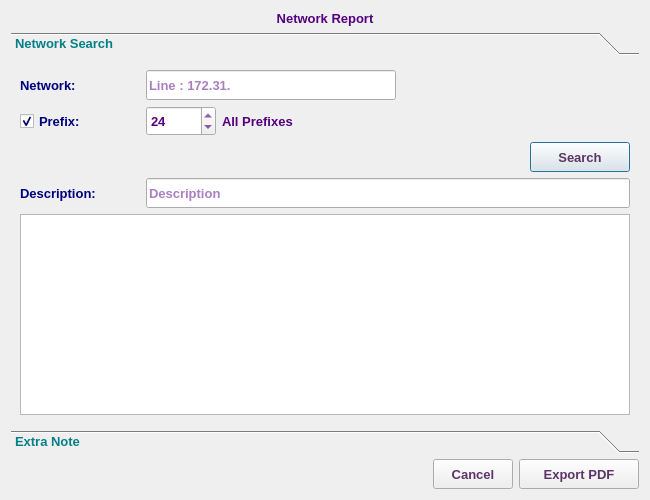
<?xml version="1.0" encoding="UTF-8"?>
<ui version="4.0">
 <class>ReportNetworkV4Dialog</class>
 <widget class="QDialog" name="ReportNetworkV4Dialog">
  <property name="geometry">
   <rect>
    <x>0</x>
    <y>0</y>
    <width>650</width>
    <height>500</height>
   </rect>
  </property>
  <property name="minimumSize">
   <size>
    <width>650</width>
    <height>500</height>
   </size>
  </property>
  <property name="maximumSize">
   <size>
    <width>16777215</width>
    <height>16777215</height>
   </size>
  </property>
  <property name="font">
   <font>
    <family>Tahoma</family>
    <pointsize>10</pointsize>
   </font>
  </property>
  <property name="windowTitle">
   <string>Report Networks Plan</string>
  </property>
  <property name="windowIcon">
   <iconset resource="../../../../../image.qrc">
    <normaloff>:/Image/report.png</normaloff>:/Image/report.png</iconset>
  </property>
  <layout class="QVBoxLayout" name="verticalLayout_2">
   <item>
    <widget class="QLabel" name="label_5">
     <property name="font">
      <font>
       <family>Tahoma</family>
       <pointsize>10</pointsize>
       <weight>75</weight>
       <bold>true</bold>
      </font>
     </property>
     <property name="styleSheet">
      <string notr="true">color: rgb(85, 0, 127);</string>
     </property>
     <property name="text">
      <string>Network Report</string>
     </property>
     <property name="alignment">
      <set>Qt::AlignCenter</set>
     </property>
    </widget>
   </item>
   <item>
    <widget class="QToolBox" name="toolBox">
     <property name="font">
      <font>
       <weight>75</weight>
       <bold>true</bold>
      </font>
     </property>
     <property name="styleSheet">
      <string notr="true">color: rgb(4, 127, 135);</string>
     </property>
     <property name="currentIndex">
      <number>0</number>
     </property>
     <widget class="QWidget" name="page">
      <property name="geometry">
       <rect>
        <x>0</x>
        <y>0</y>
        <width>632</width>
        <height>360</height>
       </rect>
      </property>
      <attribute name="label">
       <string>Network Search</string>
      </attribute>
      <layout class="QVBoxLayout" name="verticalLayout_3">
       <item>
        <layout class="QHBoxLayout" name="horizontalLayout_6">
         <item>
          <layout class="QVBoxLayout" name="verticalLayout">
           <item>
            <layout class="QHBoxLayout" name="horizontalLayout">
             <item>
              <widget class="QLabel" name="label">
               <property name="minimumSize">
                <size>
                 <width>120</width>
                 <height>30</height>
                </size>
               </property>
               <property name="maximumSize">
                <size>
                 <width>120</width>
                 <height>30</height>
                </size>
               </property>
               <property name="font">
                <font>
                 <family>Tahoma</family>
                 <pointsize>10</pointsize>
                 <weight>75</weight>
                 <bold>true</bold>
                </font>
               </property>
               <property name="styleSheet">
                <string notr="true">color: rgb(0, 0, 127);</string>
               </property>
               <property name="text">
                <string>Network:</string>
               </property>
              </widget>
             </item>
             <item>
              <widget class="QLineEdit" name="netLE">
               <property name="sizePolicy">
                <sizepolicy hsizetype="Expanding" vsizetype="Preferred">
                 <horstretch>0</horstretch>
                 <verstretch>0</verstretch>
                </sizepolicy>
               </property>
               <property name="minimumSize">
                <size>
                 <width>250</width>
                 <height>30</height>
                </size>
               </property>
               <property name="maximumSize">
                <size>
                 <width>300</width>
                 <height>30</height>
                </size>
               </property>
               <property name="font">
                <font>
                 <family>Tahoma</family>
                 <pointsize>10</pointsize>
                 <weight>75</weight>
                 <bold>true</bold>
                </font>
               </property>
               <property name="styleSheet">
                <string notr="true">color: rgb(85, 0, 127);</string>
               </property>
               <property name="placeholderText">
                <string>Line : 172.31.</string>
               </property>
              </widget>
             </item>
             <item>
              <spacer name="horizontalSpacer">
               <property name="orientation">
                <enum>Qt::Horizontal</enum>
               </property>
               <property name="sizeHint" stdset="0">
                <size>
                 <width>40</width>
                 <height>20</height>
                </size>
               </property>
              </spacer>
             </item>
            </layout>
           </item>
           <item>
            <layout class="QHBoxLayout" name="horizontalLayout_2">
             <item>
              <widget class="QCheckBox" name="prefixChB">
               <property name="minimumSize">
                <size>
                 <width>120</width>
                 <height>30</height>
                </size>
               </property>
               <property name="maximumSize">
                <size>
                 <width>120</width>
                 <height>30</height>
                </size>
               </property>
               <property name="font">
                <font>
                 <family>Tahoma</family>
                 <pointsize>10</pointsize>
                 <weight>75</weight>
                 <bold>true</bold>
                </font>
               </property>
               <property name="styleSheet">
                <string notr="true">color: rgb(0, 0, 127);</string>
               </property>
               <property name="text">
                <string>Prefix:</string>
               </property>
               <property name="checked">
                <bool>true</bool>
               </property>
              </widget>
             </item>
             <item>
              <widget class="QSpinBox" name="prefixSB">
               <property name="minimumSize">
                <size>
                 <width>70</width>
                 <height>30</height>
                </size>
               </property>
               <property name="maximumSize">
                <size>
                 <width>70</width>
                 <height>30</height>
                </size>
               </property>
               <property name="font">
                <font>
                 <family>Tahoma</family>
                 <pointsize>10</pointsize>
                 <weight>75</weight>
                 <bold>true</bold>
                </font>
               </property>
               <property name="styleSheet">
                <string notr="true">color: rgb(85, 0, 127);</string>
               </property>
               <property name="minimum">
                <number>4</number>
               </property>
               <property name="maximum">
                <number>32</number>
               </property>
               <property name="value">
                <number>24</number>
               </property>
              </widget>
             </item>
             <item>
              <widget class="QLabel" name="prefixLbl">
               <property name="minimumSize">
                <size>
                 <width>120</width>
                 <height>30</height>
                </size>
               </property>
               <property name="maximumSize">
                <size>
                 <width>120</width>
                 <height>30</height>
                </size>
               </property>
               <property name="font">
                <font>
                 <family>Tahoma</family>
                 <pointsize>10</pointsize>
                 <weight>75</weight>
                 <bold>true</bold>
                </font>
               </property>
               <property name="styleSheet">
                <string notr="true">color: rgb(85, 0, 127);</string>
               </property>
               <property name="text">
                <string>All Prefixes</string>
               </property>
              </widget>
             </item>
             <item>
              <spacer name="horizontalSpacer_2">
               <property name="font">
                <font>
                 <family>Tahoma</family>
                 <pointsize>10</pointsize>
                </font>
               </property>
               <property name="orientation">
                <enum>Qt::Horizontal</enum>
               </property>
               <property name="sizeHint" stdset="0">
                <size>
                 <width>40</width>
                 <height>20</height>
                </size>
               </property>
              </spacer>
             </item>
            </layout>
           </item>
          </layout>
         </item>
         <item>
          <widget class="QLabel" name="label_6">
           <property name="minimumSize">
            <size>
             <width>64</width>
             <height>64</height>
            </size>
           </property>
           <property name="maximumSize">
            <size>
             <width>64</width>
             <height>64</height>
            </size>
           </property>
           <property name="font">
            <font>
             <family>Tahoma</family>
             <pointsize>10</pointsize>
            </font>
           </property>
           <property name="text">
            <string/>
           </property>
           <property name="pixmap">
            <pixmap resource="../../../../../image.qrc">:/Image/network.png</pixmap>
           </property>
           <property name="scaledContents">
            <bool>true</bool>
           </property>
          </widget>
         </item>
        </layout>
       </item>
       <item>
        <layout class="QHBoxLayout" name="horizontalLayout_7">
         <item>
          <spacer name="horizontalSpacer_6">
           <property name="font">
            <font>
             <family>Tahoma</family>
             <pointsize>10</pointsize>
            </font>
           </property>
           <property name="orientation">
            <enum>Qt::Horizontal</enum>
           </property>
           <property name="sizeHint" stdset="0">
            <size>
             <width>40</width>
             <height>20</height>
            </size>
           </property>
          </spacer>
         </item>
         <item>
          <widget class="QPushButton" name="searchBtn">
           <property name="minimumSize">
            <size>
             <width>100</width>
             <height>30</height>
            </size>
           </property>
           <property name="maximumSize">
            <size>
             <width>120</width>
             <height>30</height>
            </size>
           </property>
           <property name="font">
            <font>
             <family>Tahoma</family>
             <pointsize>10</pointsize>
             <weight>75</weight>
             <bold>true</bold>
            </font>
           </property>
           <property name="styleSheet">
            <string notr="true">color: rgb(92, 53, 102);</string>
           </property>
           <property name="text">
            <string>Search</string>
           </property>
           <property name="icon">
            <iconset resource="../../../../../image.qrc">
             <normaloff>:/Image/detail.png</normaloff>:/Image/detail.png</iconset>
           </property>
           <property name="iconSize">
            <size>
             <width>20</width>
             <height>20</height>
            </size>
           </property>
          </widget>
         </item>
        </layout>
       </item>
       <item>
        <layout class="QHBoxLayout" name="horizontalLayout_4">
         <item>
          <widget class="QLabel" name="label_4">
           <property name="minimumSize">
            <size>
             <width>120</width>
             <height>30</height>
            </size>
           </property>
           <property name="maximumSize">
            <size>
             <width>120</width>
             <height>30</height>
            </size>
           </property>
           <property name="font">
            <font>
             <family>Tahoma</family>
             <pointsize>10</pointsize>
             <weight>75</weight>
             <bold>true</bold>
            </font>
           </property>
           <property name="styleSheet">
            <string notr="true">color: rgb(0, 0, 127);</string>
           </property>
           <property name="text">
            <string>Description:</string>
           </property>
          </widget>
         </item>
         <item>
          <widget class="QLineEdit" name="descLE">
           <property name="sizePolicy">
            <sizepolicy hsizetype="Expanding" vsizetype="Preferred">
             <horstretch>0</horstretch>
             <verstretch>0</verstretch>
            </sizepolicy>
           </property>
           <property name="minimumSize">
            <size>
             <width>400</width>
             <height>30</height>
            </size>
           </property>
           <property name="maximumSize">
            <size>
             <width>2000</width>
             <height>30</height>
            </size>
           </property>
           <property name="font">
            <font>
             <family>Tahoma</family>
             <pointsize>10</pointsize>
             <weight>75</weight>
             <bold>true</bold>
            </font>
           </property>
           <property name="styleSheet">
            <string notr="true">color: rgb(85, 0, 127);</string>
           </property>
           <property name="placeholderText">
            <string>Description</string>
           </property>
          </widget>
         </item>
        </layout>
       </item>
       <item>
        <widget class="QTableView" name="reportTV">
         <property name="font">
          <font>
           <family>Tahoma</family>
           <pointsize>10</pointsize>
          </font>
         </property>
         <property name="styleSheet">
          <string notr="true">color: rgb(0, 0, 0);</string>
         </property>
         <property name="selectionMode">
          <enum>QAbstractItemView::SingleSelection</enum>
         </property>
         <property name="selectionBehavior">
          <enum>QAbstractItemView::SelectRows</enum>
         </property>
        </widget>
       </item>
      </layout>
     </widget>
     <widget class="QWidget" name="page_2">
      <property name="geometry">
       <rect>
        <x>0</x>
        <y>0</y>
        <width>632</width>
        <height>360</height>
       </rect>
      </property>
      <attribute name="label">
       <string>Extra Note</string>
      </attribute>
      <layout class="QVBoxLayout" name="verticalLayout_4">
       <item>
        <widget class="QLineEdit" name="customInfoLE">
         <property name="minimumSize">
          <size>
           <width>0</width>
           <height>40</height>
          </size>
         </property>
         <property name="maximumSize">
          <size>
           <width>16777215</width>
           <height>40</height>
          </size>
         </property>
         <property name="font">
          <font>
           <weight>75</weight>
           <bold>true</bold>
          </font>
         </property>
         <property name="styleSheet">
          <string notr="true">color: rgb(85, 0, 127);</string>
         </property>
         <property name="placeholderText">
          <string>Custom Information</string>
         </property>
        </widget>
       </item>
       <item>
        <spacer name="verticalSpacer">
         <property name="orientation">
          <enum>Qt::Vertical</enum>
         </property>
         <property name="sizeHint" stdset="0">
          <size>
           <width>20</width>
           <height>293</height>
          </size>
         </property>
        </spacer>
       </item>
      </layout>
     </widget>
    </widget>
   </item>
   <item>
    <layout class="QHBoxLayout" name="horizontalLayout_5">
     <item>
      <spacer name="horizontalSpacer_5">
       <property name="font">
        <font>
         <family>Tahoma</family>
         <pointsize>10</pointsize>
        </font>
       </property>
       <property name="orientation">
        <enum>Qt::Horizontal</enum>
       </property>
       <property name="sizeHint" stdset="0">
        <size>
         <width>40</width>
         <height>20</height>
        </size>
       </property>
      </spacer>
     </item>
     <item>
      <widget class="QPushButton" name="cancelBtn">
       <property name="sizePolicy">
        <sizepolicy hsizetype="Preferred" vsizetype="Preferred">
         <horstretch>0</horstretch>
         <verstretch>0</verstretch>
        </sizepolicy>
       </property>
       <property name="minimumSize">
        <size>
         <width>80</width>
         <height>30</height>
        </size>
       </property>
       <property name="maximumSize">
        <size>
         <width>100</width>
         <height>30</height>
        </size>
       </property>
       <property name="font">
        <font>
         <family>Tahoma</family>
         <pointsize>10</pointsize>
         <weight>75</weight>
         <bold>true</bold>
        </font>
       </property>
       <property name="styleSheet">
        <string notr="true">color: rgb(92, 53, 102);</string>
       </property>
       <property name="text">
        <string>Cancel</string>
       </property>
      </widget>
     </item>
     <item>
      <widget class="QPushButton" name="okBtn">
       <property name="sizePolicy">
        <sizepolicy hsizetype="Preferred" vsizetype="Preferred">
         <horstretch>0</horstretch>
         <verstretch>0</verstretch>
        </sizepolicy>
       </property>
       <property name="minimumSize">
        <size>
         <width>120</width>
         <height>30</height>
        </size>
       </property>
       <property name="maximumSize">
        <size>
         <width>180</width>
         <height>30</height>
        </size>
       </property>
       <property name="font">
        <font>
         <family>Tahoma</family>
         <pointsize>10</pointsize>
         <weight>75</weight>
         <bold>true</bold>
        </font>
       </property>
       <property name="styleSheet">
        <string notr="true">color: rgb(92, 53, 102);</string>
       </property>
       <property name="text">
        <string>Export PDF</string>
       </property>
       <property name="icon">
        <iconset resource="../../../../../image.qrc">
         <normaloff>:/Image/pdf.png</normaloff>:/Image/pdf.png</iconset>
       </property>
       <property name="iconSize">
        <size>
         <width>20</width>
         <height>20</height>
        </size>
       </property>
      </widget>
     </item>
    </layout>
   </item>
  </layout>
 </widget>
 <tabstops>
  <tabstop>okBtn</tabstop>
  <tabstop>cancelBtn</tabstop>
 </tabstops>
 <resources>
  <include location="../../../../../image.qrc"/>
 </resources>
 <connections/>
</ui>
